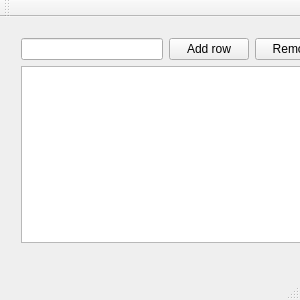
<?xml version="1.0" encoding="UTF-8"?>
<ui version="4.0">
 <class>MainWindow</class>
 <widget class="QMainWindow" name="MainWindow">
  <property name="windowModality">
   <enum>Qt::NonModal</enum>
  </property>
  <property name="geometry">
   <rect>
    <x>0</x>
    <y>0</y>
    <width>300</width>
    <height>300</height>
   </rect>
  </property>
  <property name="sizePolicy">
   <sizepolicy hsizetype="Fixed" vsizetype="Fixed">
    <horstretch>0</horstretch>
    <verstretch>0</verstretch>
   </sizepolicy>
  </property>
  <property name="minimumSize">
   <size>
    <width>200</width>
    <height>200</height>
   </size>
  </property>
  <property name="maximumSize">
   <size>
    <width>300</width>
    <height>300</height>
   </size>
  </property>
  <property name="windowTitle">
   <string>MainWindow</string>
  </property>
  <widget class="QWidget" name="centralWidget">
   <widget class="QWidget" name="">
    <property name="geometry">
     <rect>
      <x>10</x>
      <y>10</y>
      <width>336</width>
      <height>227</height>
     </rect>
    </property>
    <layout class="QVBoxLayout" name="verticalLayout">
     <property name="sizeConstraint">
      <enum>QLayout::SetMaximumSize</enum>
     </property>
     <item>
      <layout class="QHBoxLayout" name="horizontalLayout">
       <item>
        <widget class="QLineEdit" name="lineEdit"/>
       </item>
       <item>
        <widget class="QPushButton" name="pushButton">
         <property name="text">
          <string>Add row</string>
         </property>
        </widget>
       </item>
       <item>
        <widget class="QPushButton" name="pushButton_2">
         <property name="text">
          <string>Remove</string>
         </property>
        </widget>
       </item>
      </layout>
     </item>
     <item>
      <widget class="QTableWidget" name="tableWidget"/>
     </item>
    </layout>
   </widget>
  </widget>
  <widget class="QMenuBar" name="menuBar">
   <property name="geometry">
    <rect>
     <x>0</x>
     <y>0</y>
     <width>300</width>
     <height>22</height>
    </rect>
   </property>
  </widget>
  <widget class="QToolBar" name="mainToolBar">
   <attribute name="toolBarArea">
    <enum>TopToolBarArea</enum>
   </attribute>
   <attribute name="toolBarBreak">
    <bool>false</bool>
   </attribute>
  </widget>
  <widget class="QStatusBar" name="statusBar"/>
 </widget>
 <layoutdefault spacing="6" margin="11"/>
 <resources/>
 <connections/>
</ui>
